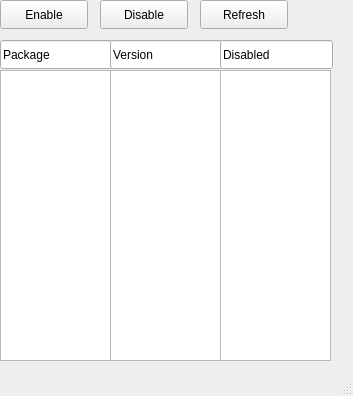
<?xml version="1.0" encoding="UTF-8"?>
<ui version="4.0">
 <class>PackagesManager</class>
 <widget class="QMainWindow" name="PackagesManager">
  <property name="geometry">
   <rect>
    <x>0</x>
    <y>0</y>
    <width>353</width>
    <height>396</height>
   </rect>
  </property>
  <property name="windowTitle">
   <string>Packages Manager</string>
  </property>
  <widget class="QWidget" name="centralwidget">
   <widget class="QPushButton" name="enableButton">
    <property name="geometry">
     <rect>
      <x>0</x>
      <y>0</y>
      <width>88</width>
      <height>29</height>
     </rect>
    </property>
    <property name="text">
     <string>Enable</string>
    </property>
   </widget>
   <widget class="QPushButton" name="disableButton">
    <property name="geometry">
     <rect>
      <x>100</x>
      <y>0</y>
      <width>88</width>
      <height>29</height>
     </rect>
    </property>
    <property name="text">
     <string>Disable</string>
    </property>
   </widget>
   <widget class="QLineEdit" name="package_2">
    <property name="geometry">
     <rect>
      <x>0</x>
      <y>40</y>
      <width>113</width>
      <height>29</height>
     </rect>
    </property>
    <property name="text">
     <string>Package</string>
    </property>
   </widget>
   <widget class="QLineEdit" name="version">
    <property name="geometry">
     <rect>
      <x>110</x>
      <y>40</y>
      <width>113</width>
      <height>29</height>
     </rect>
    </property>
    <property name="text">
     <string>Version</string>
    </property>
   </widget>
   <widget class="QListWidget" name="versionField">
    <property name="geometry">
     <rect>
      <x>110</x>
      <y>70</y>
      <width>111</width>
      <height>291</height>
     </rect>
    </property>
   </widget>
   <widget class="QListWidget" name="packageField">
    <property name="geometry">
     <rect>
      <x>0</x>
      <y>70</y>
      <width>111</width>
      <height>291</height>
     </rect>
    </property>
   </widget>
   <widget class="QPushButton" name="refreshButton">
    <property name="geometry">
     <rect>
      <x>200</x>
      <y>0</y>
      <width>88</width>
      <height>29</height>
     </rect>
    </property>
    <property name="text">
     <string>Refresh</string>
    </property>
   </widget>
   <widget class="QListWidget" name="disableField">
    <property name="geometry">
     <rect>
      <x>220</x>
      <y>70</y>
      <width>111</width>
      <height>291</height>
     </rect>
    </property>
   </widget>
   <widget class="QLineEdit" name="version_2">
    <property name="geometry">
     <rect>
      <x>220</x>
      <y>40</y>
      <width>113</width>
      <height>29</height>
     </rect>
    </property>
    <property name="text">
     <string>Disabled</string>
    </property>
   </widget>
  </widget>
  <widget class="QStatusBar" name="statusbar"/>
 </widget>
 <resources/>
 <connections/>
</ui>
